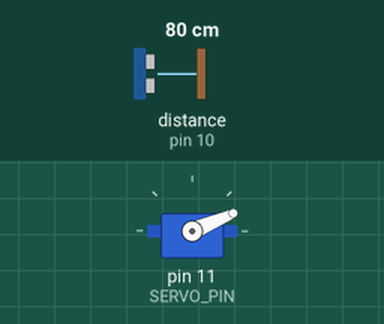
Recording of a sketch running on a simulated Arduino Uno, built with avr-gcc and run on an emulated ATmega328P. Shown: servo. Wiring (inferred from the names in the program): ultrasonic range finder: trigger pin 9; echo pin 10. The test bench sets the inputs (shaded band); at power-on: distance to the obstacle (sensor on pin 10) 80 cm. The echo pulse lasts 58.3 µs per cm; what the sketch prints to the serial monitor is not drawn.

Above: at 1.78 s.
1.8 s: distance to the obstacle (sensor on pin 10) set to 2 cm
At 2.65 s:
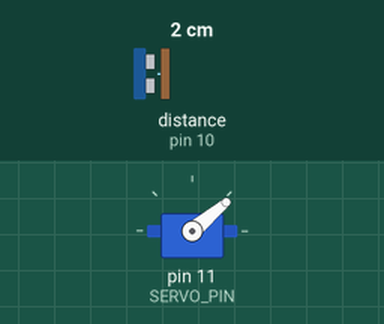
4.8 s: distance to the obstacle (sensor on pin 10) set to 9 cm
At 4.99 s:
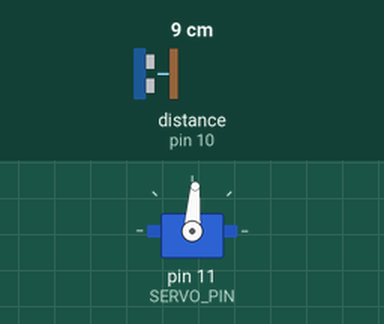
Timing chart, 0 to 16.8 s (numbered marks = the images above; inputs shaded):
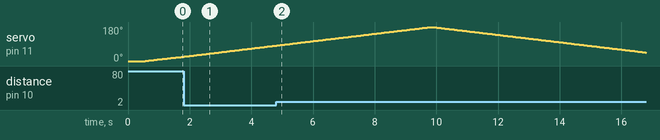

Measured:
- by itself, servo on pin 11 (SERVO_PIN): rises from 82° to 180° in 5.0 s, then falls to 45° in 7.0 s

The sketch:

radar_controller.ino
```cpp
#include <Servo.h>

const byte TRIG_PIN = 9;
const byte ECHO_PIN = 10;
const byte SERVO_PIN = 11;

const unsigned long ECHO_TIMEOUT_US = 30000UL;
const int SERVO_STEP_DELAY_MS = 50;

Servo radarServo;

int measureDistanceCm() {
  digitalWrite(TRIG_PIN, LOW);
  delayMicroseconds(2);

  digitalWrite(TRIG_PIN, HIGH);
  delayMicroseconds(10);
  digitalWrite(TRIG_PIN, LOW);

  unsigned long duration = pulseIn(ECHO_PIN, HIGH, ECHO_TIMEOUT_US);

  // Return 400 cm when no echo is received.
  if (duration == 0) {
    return 400;
  }

  return (int)(duration * 0.0343 / 2.0);
}

void sendReading(int angle, int distanceCm) {
  // Processing expects: angle*distance#
  Serial.print(angle);
  Serial.print('*');
  Serial.print(distanceCm);
  Serial.print('#');
}

void scanAtAngle(int angle) {
  radarServo.write(angle);
  delay(SERVO_STEP_DELAY_MS);

  int distanceCm = measureDistanceCm();
  sendReading(angle, distanceCm);
}

void setup() {
  pinMode(TRIG_PIN, OUTPUT);
  pinMode(ECHO_PIN, INPUT);

  digitalWrite(TRIG_PIN, LOW);

  radarServo.attach(SERVO_PIN);
  Serial.begin(9600);

  radarServo.write(0);
  delay(500);
}

void loop() {
  for (int angle = 0; angle <= 180; angle++) {
    scanAtAngle(angle);
  }

  for (int angle = 180; angle >= 0; angle--) {
    scanAtAngle(angle);
  }
}
```
